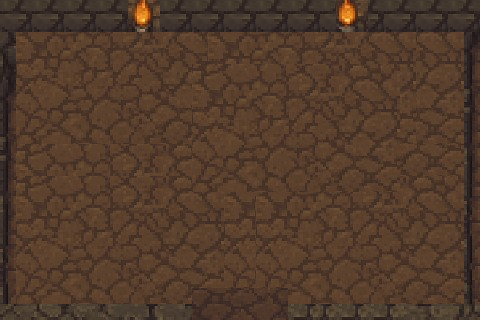

This game map was drawn from its Tiled (.tmx) file and the tilesets committed beside it. A one-line description and the full map source follow:
An orthogonal 30x20 tile map with 16x16 px tiles, 3 tile layers (Piso, Pared, Objetos de pared) and 4 objects.

<map version="1.10" tiledversion="1.11.2" orientation="orthogonal" renderorder="right-down" width="30" height="20" tilewidth="16" tileheight="16" infinite="0" nextlayerid="6" nextobjectid="7">
 <tileset firstgid="1" source="capturamapa.tsx" />
 <layer id="1" name="Piso" width="30" height="20">
  <data encoding="csv">
0,0,0,0,0,0,0,0,0,0,0,0,0,0,0,0,0,0,0,0,0,0,0,0,0,0,0,0,0,0,
0,826,827,828,829,830,831,832,833,834,835,836,837,826,827,828,829,830,831,832,833,834,835,836,837,838,836,837,838,0,
0,871,872,873,874,875,876,877,878,879,880,881,882,871,872,873,874,875,876,877,878,879,880,881,882,883,881,882,883,0,
0,916,917,918,919,920,921,922,923,924,925,926,927,916,917,918,919,920,921,922,923,924,925,926,927,928,926,927,928,0,
0,961,962,963,964,965,966,967,968,969,970,971,826,827,828,829,830,831,832,833,834,835,836,837,838,973,971,972,973,0,
0,1006,1007,1008,1009,1010,1011,1012,1013,1014,1015,1016,871,872,873,874,875,876,877,878,879,880,881,882,883,1018,1016,1017,1018,0,
0,1051,1052,1053,1054,1055,1056,1057,1058,1059,1060,1061,916,917,918,919,920,921,922,923,924,925,926,927,928,1063,1061,1062,1063,0,
0,1096,1097,1098,1099,1100,1101,1102,1103,1104,1105,1106,961,962,963,964,965,966,967,968,969,970,971,972,973,1108,1106,1107,1108,0,
0,1141,1142,1143,1144,1145,1146,1147,1148,1149,1150,1151,1006,1007,1008,1009,1010,1011,1012,1013,1014,1015,1016,1017,1018,1153,1151,1152,1153,0,
0,826,827,828,829,830,831,832,833,834,835,836,1051,1052,1053,1054,1055,1056,1057,1058,1059,1060,1061,1062,1063,1105,1106,1107,1108,0,
0,871,872,873,874,875,876,877,878,879,880,881,1096,1097,1098,1099,1100,1101,1102,1103,1104,1105,1106,1107,1108,1150,1151,1152,1153,0,
0,826,827,828,829,830,831,832,833,834,835,836,1141,1142,1143,1144,1145,1146,1147,1148,1149,1150,1151,1152,1153,835,836,837,838,0,
0,871,872,873,874,875,876,877,878,879,880,881,882,883,871,872,871,872,873,874,875,876,877,878,879,880,881,882,883,0,
0,916,917,918,919,920,921,922,923,924,925,926,927,928,916,917,916,917,918,919,920,921,922,923,924,925,926,927,928,0,
0,961,962,963,964,965,966,967,968,969,970,971,972,973,961,962,961,962,963,964,965,966,967,968,969,970,971,972,973,0,
0,1006,1007,1008,1009,1010,1011,1012,1013,1014,1015,1016,1017,1018,1006,1007,1006,1007,1008,1009,1010,1011,1012,1013,1014,1015,1016,1017,1018,0,
0,1051,1052,1053,1054,1055,1056,1057,1058,1059,1060,1061,1062,1063,1051,1052,1051,1052,1053,1054,1055,1056,1057,1058,1059,1060,1061,1062,1063,0,
0,1096,1097,1098,1099,1100,1101,1102,1103,1104,1105,1106,1107,1108,1096,1097,1096,1097,1098,1099,1100,1101,1102,1103,1104,1105,1106,1107,1108,0,
0,1141,1142,1143,1144,1145,1146,1147,1148,1149,1150,1151,1152,1153,1141,1142,1141,1142,1143,1144,1145,1146,1147,1148,1149,1150,1151,1152,1153,0,
0,0,0,0,0,0,0,0,0,0,0,0,0,0,0,0,0,0,0,0,0,0,0,0,0,0,0,0,0,0
</data>
 </layer>
 <layer id="3" name="Pared" width="30" height="20">
  <data encoding="csv">
93,94,93,94,93,94,93,94,93,94,93,94,93,94,93,94,93,94,93,94,93,94,93,94,93,94,93,94,93,94,
138,139,138,139,138,139,138,139,138,139,138,139,138,139,138,139,138,139,138,139,138,139,138,139,138,139,138,139,138,139,
91,0,0,0,0,0,0,0,0,0,0,0,0,0,0,0,0,0,0,0,0,0,0,0,0,0,0,0,0,226,
136,0,0,0,0,0,0,0,0,0,0,0,0,0,0,0,0,0,0,0,0,0,0,0,0,0,0,0,0,271,
181,0,0,0,0,0,0,0,0,0,0,0,0,0,0,0,0,0,0,0,0,0,0,0,0,0,0,0,0,316,
226,0,0,0,0,0,0,0,0,0,0,0,0,0,0,0,0,0,0,0,0,0,0,0,0,0,0,0,0,361,
271,0,0,0,0,0,0,0,0,0,0,0,0,0,0,0,0,0,0,0,0,0,0,0,0,0,0,0,0,406,
316,0,0,0,0,0,0,0,0,0,0,0,0,0,0,0,0,0,0,0,0,0,0,0,0,0,0,0,0,451,
361,0,0,0,0,0,0,0,0,0,0,0,0,0,0,0,0,0,0,0,0,0,0,0,0,0,0,0,0,496,
406,0,0,0,0,0,0,0,0,0,0,0,0,0,0,0,0,0,0,0,0,0,0,0,0,0,0,0,0,541,
451,0,0,0,0,0,0,0,0,0,0,0,0,0,0,0,0,0,0,0,0,0,0,0,0,0,0,0,0,586,
496,0,0,0,0,0,0,0,0,0,0,0,0,0,0,0,0,0,0,0,0,0,0,0,0,0,0,0,0,631,
541,0,0,0,0,0,0,0,0,0,0,0,0,0,0,0,0,0,0,0,0,0,0,0,0,0,0,0,0,676,
586,0,0,0,0,0,0,0,0,0,0,0,0,0,0,0,0,0,0,0,0,0,0,0,0,0,0,0,0,721,
631,0,0,0,0,0,0,0,0,0,0,0,0,0,0,0,0,0,0,0,0,0,0,0,0,0,0,0,0,766,
676,0,0,0,0,0,0,0,0,0,0,0,0,0,0,0,0,0,0,0,0,0,0,0,0,0,0,0,0,811,
721,0,0,0,0,0,0,0,0,0,0,0,0,0,0,0,0,0,0,0,0,0,0,0,0,0,0,0,0,856,
766,0,0,0,0,0,0,0,0,0,0,0,0,0,0,0,0,0,0,0,0,0,0,0,0,0,0,0,0,901,
811,0,0,0,0,0,0,0,0,0,0,0,1637,1638,1639,1640,1641,1642,0,0,0,0,0,0,0,0,0,0,0,946,
1621,1622,1623,1624,1625,1626,1627,1628,1629,1630,1631,1632,1682,1683,1684,1685,1686,1687,1644,1645,1645,1644,1645,1644,1645,1646,1647,1648,1649,1658
</data>
 </layer>
 <layer id="5" name="Objetos de pared" width="30" height="20">
  <data encoding="csv">
0,0,0,0,0,0,0,0,150,151,0,0,0,0,0,0,0,0,0,0,0,159,160,0,0,0,0,0,0,0,
0,0,0,0,0,0,0,0,195,196,0,0,0,0,0,0,0,0,0,0,0,204,205,0,0,0,0,0,0,0,
0,0,0,0,0,0,0,0,0,0,0,0,0,0,0,0,0,0,0,0,0,0,0,0,0,0,0,0,0,0,
0,0,0,0,0,0,0,0,0,0,0,0,0,0,0,0,0,0,0,0,0,0,0,0,0,0,0,0,0,0,
0,0,0,0,0,0,0,0,0,0,0,0,0,0,0,0,0,0,0,0,0,0,0,0,0,0,0,0,0,0,
0,0,0,0,0,0,0,0,0,0,0,0,0,0,0,0,0,0,0,0,0,0,0,0,0,0,0,0,0,0,
0,0,0,0,0,0,0,0,0,0,0,0,0,0,0,0,0,0,0,0,0,0,0,0,0,0,0,0,0,0,
0,0,0,0,0,0,0,0,0,0,0,0,0,0,0,0,0,0,0,0,0,0,0,0,0,0,0,0,0,0,
0,0,0,0,0,0,0,0,0,0,0,0,0,0,0,0,0,0,0,0,0,0,0,0,0,0,0,0,0,0,
0,0,0,0,0,0,0,0,0,0,0,0,0,0,0,0,0,0,0,0,0,0,0,0,0,0,0,0,0,0,
0,0,0,0,0,0,0,0,0,0,0,0,0,0,0,0,0,0,0,0,0,0,0,0,0,0,0,0,0,0,
0,0,0,0,0,0,0,0,0,0,0,0,0,0,0,0,0,0,0,0,0,0,0,0,0,0,0,0,0,0,
0,0,0,0,0,0,0,0,0,0,0,0,0,0,0,0,0,0,0,0,0,0,0,0,0,0,0,0,0,0,
0,0,0,0,0,0,0,0,0,0,0,0,0,0,0,0,0,0,0,0,0,0,0,0,0,0,0,0,0,0,
0,0,0,0,0,0,0,0,0,0,0,0,0,0,0,0,0,0,0,0,0,0,0,0,0,0,0,0,0,0,
0,0,0,0,0,0,0,0,0,0,0,0,0,0,0,0,0,0,0,0,0,0,0,0,0,0,0,0,0,0,
0,0,0,0,0,0,0,0,0,0,0,0,0,0,0,0,0,0,0,0,0,0,0,0,0,0,0,0,0,0,
0,0,0,0,0,0,0,0,0,0,0,0,0,0,0,0,0,0,0,0,0,0,0,0,0,0,0,0,0,0,
0,0,0,0,0,0,0,0,0,0,0,0,0,0,0,0,0,0,0,0,0,0,0,0,0,0,0,0,0,0,
0,0,0,0,0,0,0,0,0,0,0,0,0,0,0,0,0,0,0,0,0,0,0,0,0,0,0,0,0,0
</data>
 </layer>
 <objectgroup id="4" name="Colisionable">
  <object id="1" x="0.666667" y="-1.33333" width="479.333" height="9.33333">
   <properties>
    <property name="Colision" type="bool" value="true" />
   </properties>
  </object>
  <object id="4" x="-3.33333" y="0" width="15.3333" height="318">
   <properties>
    <property name="Colision" type="bool" value="true" />
   </properties>
  </object>
  <object id="5" x="17.3333" y="308.667" width="466" height="18.6667">
   <properties>
    <property name="Colision" type="bool" value="true" />
   </properties>
  </object>
  <object id="6" x="472.667" y="1.33333" width="12.6667" height="321.333">
   <properties>
    <property name="Colision" type="bool" value="true" />
   </properties>
  </object>
 </objectgroup>
</map>